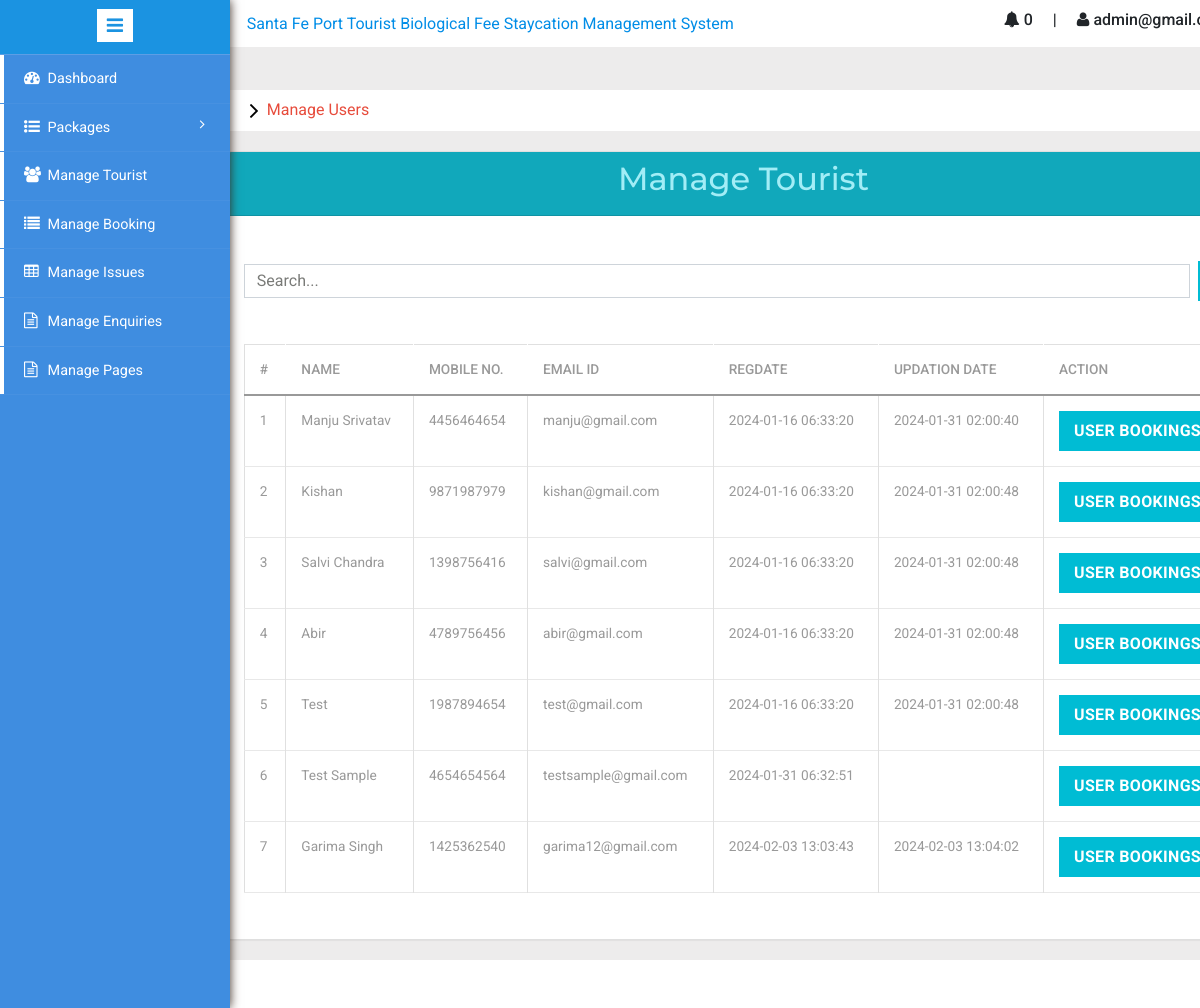
The page /admin/manage-users.php (signed in) on the database its author committed.
### tables this page shows
CREATE TABLE `tblusers` (
  `id` int(11) NOT NULL,
  `FullName` varchar(100) DEFAULT NULL,
  `fname` text NOT NULL,
  `lname` text NOT NULL,
  `MobileNumber` char(10) DEFAULT NULL,
  `EmailId` varchar(70) DEFAULT NULL,
  `Password` varchar(100) DEFAULT NULL,
  `RegDate` timestamp NULL DEFAULT current_timestamp(),
  `UpdationDate` timestamp NULL DEFAULT NULL ON UPDATE current_timestamp(),
  `UserType` varchar(50) DEFAULT 'customer'
);

### admin/manage-users.php (the view, shortened to what this page needs)
<?php
include ('includes/config.php');
if (strlen($_SESSION['alogin']) == 0) {
	header('location:index.php');
} else {
	?>
	<!DOCTYPE HTML>
	<html>
	<head>
		<link href="css/bootstrap.min.css" rel='stylesheet' type='text/css' />
		<link href="https://cdn.jsdelivr.net/npm/bootstrap@5.0.2/dist/css/bootstrap.min.css" rel="stylesheet"
>
		<link href="css/style.css" rel='stylesheet' type='text/css' />
		<link rel="stylesheet" href="css/morris.css" type="text/css" />
		<link href="css/font-awesome.css" rel="stylesheet">
		<link rel="stylesheet" type="text/css" href="css/table-style.css" />
		<link rel="stylesheet" type="text/css" href="css/basictable.css" />
		<link rel="stylesheet" href="css/icon-font.min.css" type='text/css' />
	</head>
	<body>
		<div class="page-container">
			<div class="left-content">
			<?php include ('includes/navbar.php'); ?>
				<ol class="breadcrumb">
					<li class="breadcrumb-item"><a href="index.html"></a><i class="fa fa-angle-right"></i>Manage Users
					</li>
				</ol>
				<div class="card">
					<div class="card-header text-center bg-primary">
						<h2>Manage Tourist</h2>
					</div>
					<div class="card-body">
					<form method="post" class="d-flex align-items-center gap-2">
								<input type="search" name="search" class="form-control my-3" placeholder="Search..." >
								<button type="submit" class="btn btn-primary"><i class="fa fa-search"></i></button>
							</form>
						<table class="table">
							<thead>
								<tr>
									<th>#</th>
									<th>Name</th>
									<th>Mobile No.</th>
									<th>Email Id</th>
									<th>RegDate </th>
									<th>Updation Date</th>
									<th>Action</th>
								</tr>
							</thead>
							<tbody>
								<?php
								if (isset($_POST['search'])) {
									$search = $_POST['search'];
									if ($search !== '') {
										$sql = "SELECT * from tblusers WHERE FullName LIKE '%$search%'";
									}else{
										$sql = "SELECT * from tblusers";
									}
								}else{
									$sql = "SELECT * from tblusers";
								}
								$query = $dbh->prepare($sql);
								$query->execute();
								$results = $query->fetchAll(PDO::FETCH_OBJ);
								$cnt = 1;
								if ($query->rowCount() > 0) {
									foreach ($results as $result) { ?>
										<tr>
											<td><?php echo htmlentities($cnt); ?></td>
											<td><?php echo htmlentities($result->FullName); ?></td>
											<td><?php echo htmlentities($result->MobileNumber); ?></td>
											<td><?php echo htmlentities($result->EmailId); ?></td>
											<td><?php echo htmlentities($result->RegDate); ?></td>
											<td><?php echo htmlentities($result->UpdationDate); ?></td>
											<td><a href="user-bookings.php?uid=<?php echo htmlentities($result->id); ?>&&uname=<?php echo htmlentities($result->FullName); ?>"
													class="btn btn-primary">User Bookings</td>
										</tr>
										<?php $cnt = $cnt + 1;
									}
								} ?>
							</tbody>
						</table>
					</div>
				</div>
				<?php include ('includes/footer.php'); ?>
			</div>
		</div>
		<?php include ('includes/sidebarmenu.php'); ?>
		</div>
	</body>
	</html>
<?php } ?>

### admin/css/table-style.css (style rules this page uses)
table { background: white; border-collapse: collapse; margin: 1.25em 0 0; width: 100%; }
table tr, table th, table td { border: none; border-bottom: 1px solid #e8e8e8; font-size: .95em; }
table th, table td { padding: 10px 12px; text-align: left; }
table th { background: #e74c3c; color: #fff; text-transform: uppercase; }
table tr td { background: #f3faff; color: #424242; }
table tr:nth-of-type(2n+2) td { background: #ffffff; }
table { width: 100%; }
.table { margin: 30px 0; border-collapse: collapse; border-spacing: 0; empty-cells: show; border: 1px solid #e0e0e0; }
.table td, .table th { border-left: 1px solid #e0e0e0; border-width: 0 0 0 1px; font-size: inherit; margin: 0; overflow: visible; padding: 0.5em 1em; font-weight: normal; }
.table td:first-child, .table th:first-child { border-left-width: 0; }
.table thead, .table tfoot { background-color: #f05050; color: #fff; text-align: left; vertical-align: bottom; }
.table thead td, .table tfoot td, .table thead th, .table tfoot th { border-color: #fff; }
.table td { background-color: transparent; }

### admin/includes/navbar.php (style rules this page uses)
.left-content { position: relative; }
a { text-decoration: none; }

### rows shown on the page
tblusers: FullName "Manju Srivatav", MobileNumber "4456464654", EmailId "manju@gmail.com", RegDate "2024-01-16 06:33:20", UpdationDate "2024-01-31 02:00:40"
tblusers: FullName "Kishan", MobileNumber "9871987979", EmailId "kishan@gmail.com", RegDate "2024-01-16 06:33:20", UpdationDate "2024-01-31 02:00:48"
tblusers: FullName "Salvi Chandra", MobileNumber "1398756416", EmailId "salvi@gmail.com", RegDate "2024-01-16 06:33:20", UpdationDate "2024-01-31 02:00:48"
tblusers: FullName "Abir", MobileNumber "4789756456", EmailId "abir@gmail.com", RegDate "2024-01-16 06:33:20", UpdationDate "2024-01-31 02:00:48"
tblusers: FullName "Test", MobileNumber "1987894654", EmailId "test@gmail.com", RegDate "2024-01-16 06:33:20", UpdationDate "2024-01-31 02:00:48"
tblusers: FullName "Test Sample", MobileNumber "4654654564", EmailId "testsample@gmail.com", RegDate "2024-01-31 06:32:51"
tblusers: FullName "Garima Singh", MobileNumber "1425362540", EmailId "garima12@gmail.com", RegDate "2024-02-03 13:03:43", UpdationDate "2024-02-03 13:04:02"

### other values the page prints
$get_books->rowCount() "0"
